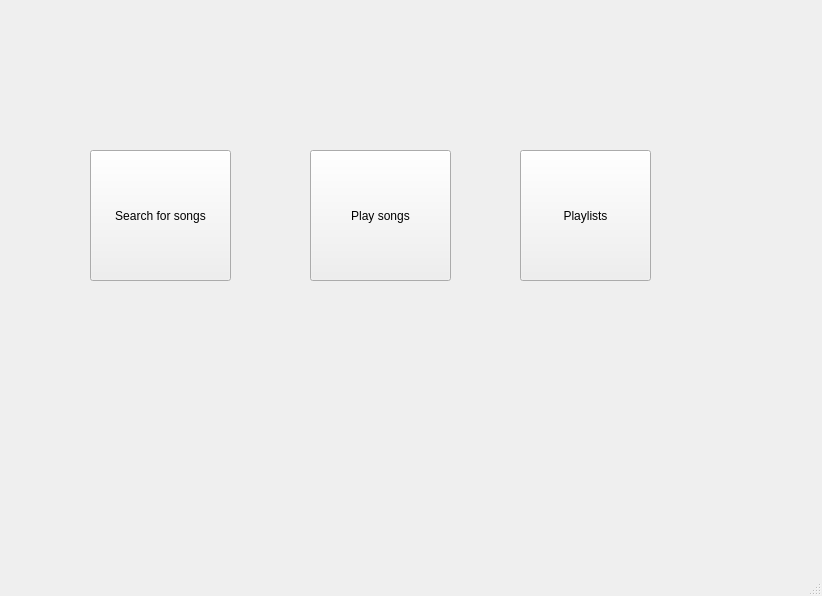
<?xml version="1.0" encoding="UTF-8"?>
<ui version="4.0">
 <class>MainWindow</class>
 <widget class="QMainWindow" name="MainWindow">
  <property name="geometry">
   <rect>
    <x>0</x>
    <y>0</y>
    <width>822</width>
    <height>596</height>
   </rect>
  </property>
  <property name="windowTitle">
   <string>MainWindow</string>
  </property>
  <widget class="QWidget" name="centralwidget">
   <widget class="QPushButton" name="pushButton">
    <property name="geometry">
     <rect>
      <x>90</x>
      <y>150</y>
      <width>141</width>
      <height>131</height>
     </rect>
    </property>
    <property name="text">
     <string>Search for songs</string>
    </property>
   </widget>
   <widget class="QPushButton" name="pushButton_2">
    <property name="geometry">
     <rect>
      <x>310</x>
      <y>150</y>
      <width>141</width>
      <height>131</height>
     </rect>
    </property>
    <property name="text">
     <string>Play songs</string>
    </property>
   </widget>
   <widget class="QPushButton" name="pushButton_3">
    <property name="geometry">
     <rect>
      <x>520</x>
      <y>150</y>
      <width>131</width>
      <height>131</height>
     </rect>
    </property>
    <property name="text">
     <string>Playlists</string>
    </property>
   </widget>
  </widget>
  <widget class="QStatusBar" name="statusbar"/>
 </widget>
 <resources/>
 <connections>
  <connection>
   <sender>pushButton</sender>
   <signal>released()</signal>
   <receiver>MainWindow</receiver>
   <slot>search_for_songs_released()</slot>
   <hints>
    <hint type="sourcelabel">
     <x>164</x>
     <y>256</y>
    </hint>
    <hint type="destinationlabel">
     <x>164</x>
     <y>313</y>
    </hint>
   </hints>
  </connection>
  <connection>
   <sender>pushButton_3</sender>
   <signal>released()</signal>
   <receiver>MainWindow</receiver>
   <slot>Playlists_released()</slot>
   <hints>
    <hint type="sourcelabel">
     <x>627</x>
     <y>268</y>
    </hint>
    <hint type="destinationlabel">
     <x>622</x>
     <y>323</y>
    </hint>
   </hints>
  </connection>
  <connection>
   <sender>pushButton_2</sender>
   <signal>released()</signal>
   <receiver>MainWindow</receiver>
   <slot>Play_songs_released()</slot>
   <hints>
    <hint type="sourcelabel">
     <x>386</x>
     <y>273</y>
    </hint>
    <hint type="destinationlabel">
     <x>386</x>
     <y>290</y>
    </hint>
   </hints>
  </connection>
 </connections>
 <slots>
  <slot>PlaylistButtonClicked()</slot>
  <slot>search_for_songs_released()</slot>
  <slot>Play_songs_released()</slot>
  <slot>Playlists_released()</slot>
 </slots>
</ui>
